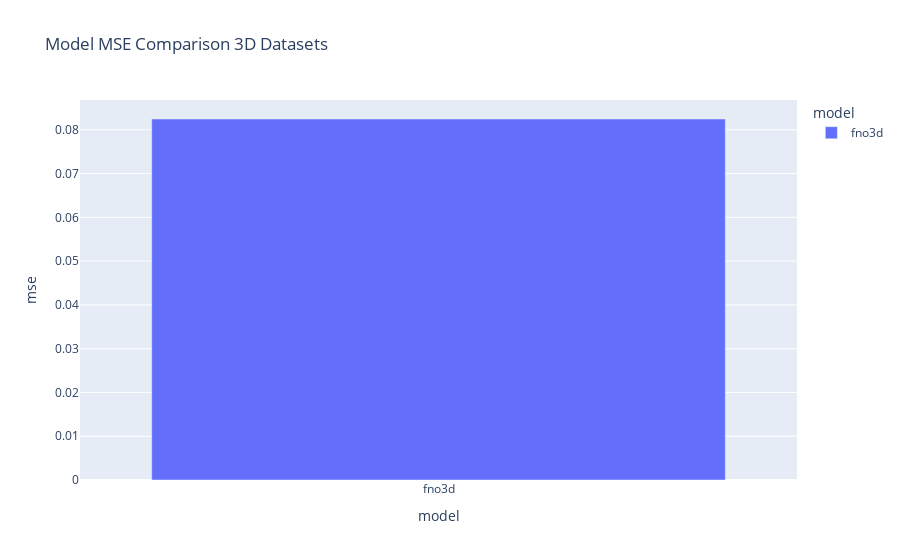

Notebook cell for this chart:
### Code cell
px.bar(df[df['dimension']=='3d'], x='model', y='mse', color='model', title='Model MSE Comparison 3D Datasets')

### Figure 1 — Plotly figure (JSON) as saved in the notebook; plotly's stock layout.template omitted (floating-point values rounded to 4 significant figures)
{"data": [{"hovertemplate": "model=%{x}<br>mse=%{y}<extra></extra>", "legendgroup": "fno3d", "marker": {"color": "#636efa", "pattern": {"shape": ""}}, "name": "fno3d", "orientation": "v", "showlegend": true, "textposition": "auto", "type": "bar", "x": ["fno3d"], "xaxis": "x", "y": [0.08246], "yaxis": "y"}], "layout": {"barmode": "relative", "legend": {"title": {"text": "model"}, "tracegroupgap": 0}, "title": {"text": "Model MSE Comparison 3D Datasets"}, "xaxis": {"anchor": "y", "categoryarray": ["fno3d"], "categoryorder": "array", "domain": [0, 1], "title": {"text": "model"}}, "yaxis": {"anchor": "x", "domain": [0, 1], "title": {"text": "mse"}}}}
